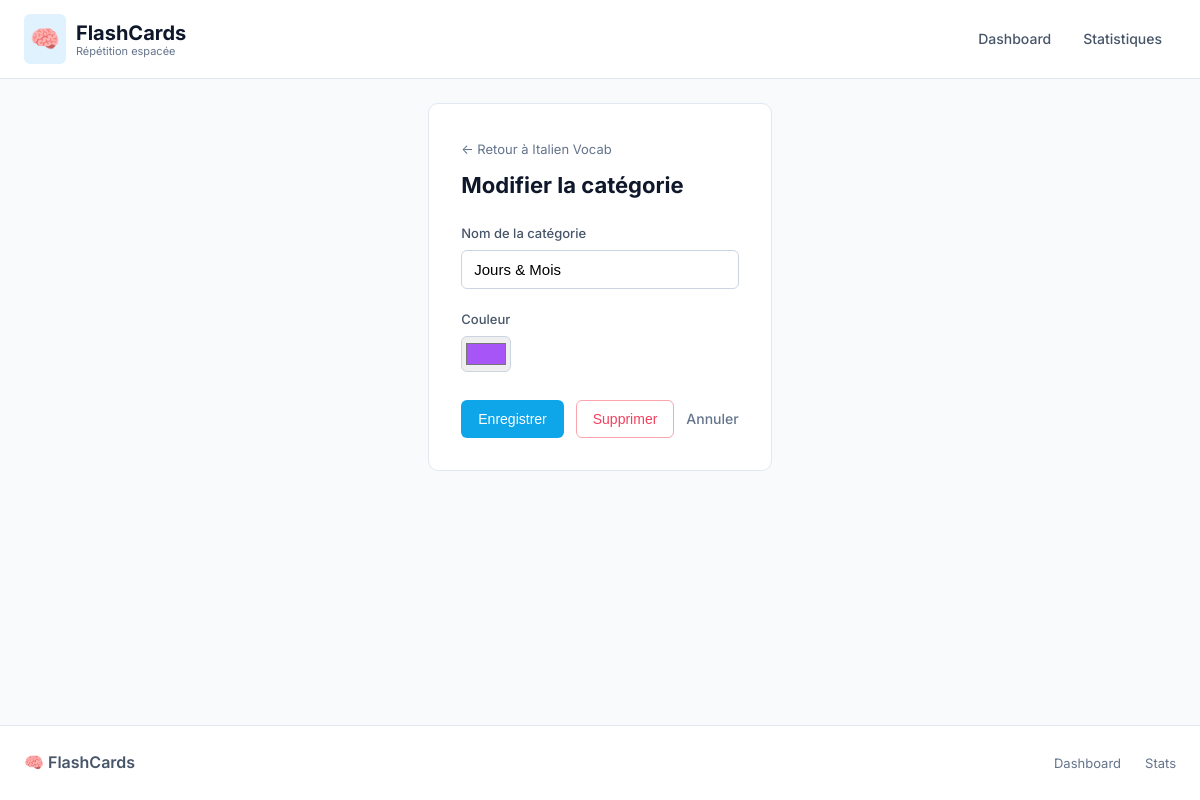
Screenshot of /categories/3/edit with the database file from the repository.
### app/models.py (models this page shows, shortened)
class Deck(db.Model):
    id = db.Column(db.Integer, primary_key=True)
    user_id = db.Column(db.Integer, db.ForeignKey('user.id'), nullable=False)
    name = db.Column(db.String(200), nullable=False)
    description = db.Column(db.Text)
    created_at = db.Column(db.DateTime, default=datetime.utcnow)
    cards = db.relationship('Card', backref='deck', lazy=True, cascade='all, delete-orphan')
    categories = db.relationship('Category', backref='deck', lazy=True, cascade='all, delete-orphan')

class Category(db.Model):
    id = db.Column(db.Integer, primary_key=True)
    deck_id = db.Column(db.Integer, db.ForeignKey('deck.id'), nullable=False)
    name = db.Column(db.String(100), nullable=False)
    color = db.Column(db.String(7), default='#3498db')  # Hex color

### app/routes/categories.py (the view, shortened to what this page needs)
@bp.route('/<int:category_id>/edit', methods=['GET', 'POST'])
def edit_category(category_id):
    category = Category.query.get_or_404(category_id)
    deck = Deck.query.get(category.deck_id)
    return render_template('categories/form.html', deck=deck, category=category)

### app/templates/categories/form.html (shortened to what this page needs)
{% extends 'base.html' %}
{% block content %}
<div class="form-page">
    <a href="{{ url_for('decks.view_deck', deck_id=deck.id) }}" class="back-link">← Retour à {{ deck.name }}</a>
    <h1>{% if category %}Modifier la catégorie{% else %}Nouvelle catégorie{% endif %}</h1>
    <form method="POST" class="form">
        <div class="form-group">
            <label for="name">Nom de la catégorie</label>
            <input type="text" id="name" name="name" required value="{{ category.name if category else '' }}"
                placeholder="Ex: Sons K">
        </div>
        <div class="form-group">
            <label for="color">Couleur</label>
            <input type="color" id="color" name="color" value="{{ category.color if category else '#3498db' }}">
        </div>
        <div class="form-actions">
            <button type="submit" class="btn btn-primary">
                {% if category %}Enregistrer{% else %}Créer{% endif %}
            </button>
            {% if category %}
            <form method="POST" action="{{ url_for('categories.delete_category', category_id=category.id) }}"
                class="inline-form">
                <button type="submit" class="btn btn-danger"
                    onclick="return confirm('Supprimer cette catégorie ?')">Supprimer</button>
            </form>
            {% endif %}
            <a href="{{ url_for('decks.view_deck', deck_id=deck.id) }}" class="btn btn-link">Annuler</a>
        </div>
    </form>
</div>
{% endblock %}

### app/static/css/style.css (style rules this page uses)
:root { --primary: #0ea5e9; --primary-dark: #0284c7; --primary-light: #38bdf8; --primary-subtle: #e0f2fe; --accent: #14b8a6; --accent-light: #5eead4; --success: #22c55e; --success-light: #86efac; --danger: #f43f5e; --danger-light: #fda4af; --warning: #eab308; --info: #06b6d4; --dark: #0f172a; --dark-secondary: #1e293b; --gray-900: #334155; --gray-700: #475569; --gray-500: #64748b; --gray-400: #94a3b8; --gray-300: #cbd5e1; --gray-200: #e2e8f0; --gray-100: #f1f5f9; --gray-50: #f8fafc; --white: #ffffff; --stat-due: #f43f5e; --stat-new: #0ea5e9; --stat-learning: #eab308; --stat-mastered: #22c55e; --radius: 10px; --radius-lg: 14px; --radius-sm: 6px; --shadow-sm: 0 1px 2px rgba(0, 0, 0, 0.05); --shadow: 0 1px 3px rgba(0, 0, 0, 0.1), 0 1px 2px rgba(0, 0, 0, 0.06); --shadow-md: 0 4px 6px -1px rgba(0, 0, 0, 0.1), 0 2px 4px -1px rgba(0, 0, 0, 0.06); --shadow-lg: 0 10px 15px -3px rgba(0, 0, 0, 0.1), 0 4px 6px -2px rgba(0, 0, 0, 0.05); }
* { box-sizing: border-box; margin: 0; padding: 0; }
body { font-family: 'Inter', -apple-system, BlinkMacSystemFont, 'Segoe UI', Roboto, sans-serif; background: var(--gray-50); color: var(--dark); line-height: 1.6; min-height: 100vh; display: flex; flex-direction: column; }
a { color: var(--primary); text-decoration: none; }
.btn { display: inline-flex; align-items: center; justify-content: center; gap: 0.375rem; padding: 0.5rem 1rem; border: 1px solid transparent; border-radius: var(--radius-sm); cursor: pointer; text-decoration: none; font-size: 0.875rem; font-weight: 500; transition: all 0.15s ease; text-align: center; }
.btn-primary { background: var(--primary); color: var(--white); }
.btn-danger { background: var(--white); color: var(--danger); border-color: var(--danger-light); }
.btn-link { background: none; color: var(--gray-500); padding: 0.5rem 0; border: none; }
.back-link { color: var(--gray-500); text-decoration: none; display: inline-flex; align-items: center; gap: 0.25rem; margin-bottom: 0.5rem; font-size: 0.8125rem; }
.form-page { max-width: 560px; margin: 0 auto; background: var(--white); padding: 2rem; border-radius: var(--radius); border: 1px solid var(--gray-200); }
.form-page h1 { font-size: 1.375rem; margin-bottom: 1.25rem; }
.form { display: flex; flex-direction: column; gap: 1.25rem; }
.form-group { display: flex; flex-direction: column; gap: 0.375rem; }
.form-group label { font-weight: 500; font-size: 0.8125rem; color: var(--gray-700); }
.form-group input[type="text"], .form-group input[type="email"], .form-group textarea, .form-group select { padding: 0.625rem 0.75rem; border: 1px solid var(--gray-300); border-radius: var(--radius-sm); font-size: 0.9375rem; transition: all 0.15s ease; background: var(--white); }
.form-group input[type="color"] { width: 50px; height: 36px; padding: 2px; border: 1px solid var(--gray-300); border-radius: var(--radius-sm); cursor: pointer; }
.form-actions { display: flex; gap: 0.75rem; flex-wrap: wrap; margin-top: 0.5rem; }
.btn, .review-btn, .flashcard, .option-item { -webkit-user-select: none; user-select: none; }

### rows the page displays
Deck: name "Italien Vocab"
Category: name "Jours & Mois", color "#a855f7"
